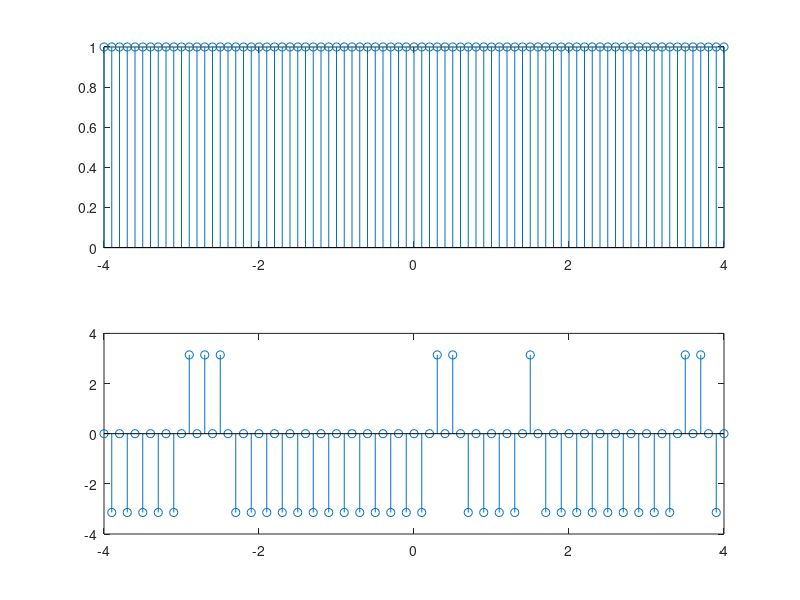

The MATLAB source for this figure:
% complex exponential with f=5 Hz
% script file
t=-4:0.1:4;
y=exp(j*2*pi*5*t);
subplot(2,1,1);
stem(t,abs(y));
subplot(2,1,2);
stem(t,angle(y));
% phase is in radians and with in + or - pi
